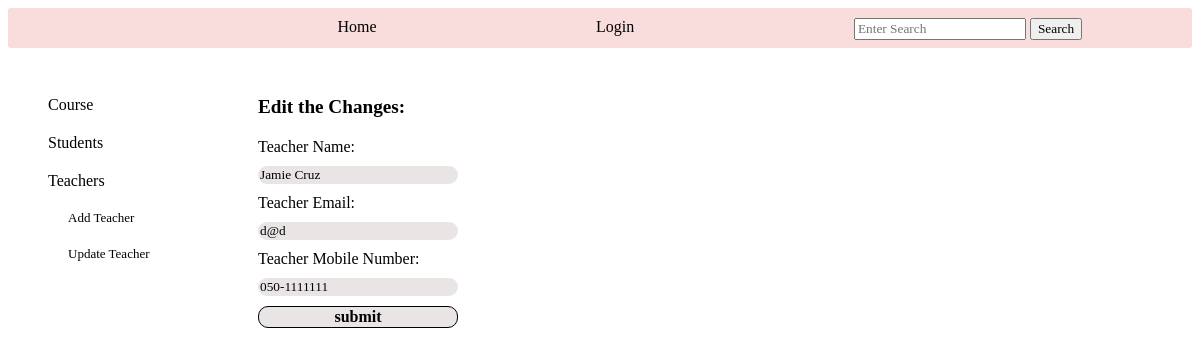
/chosen_teacher/1, run on an earlier commit of the app's database.
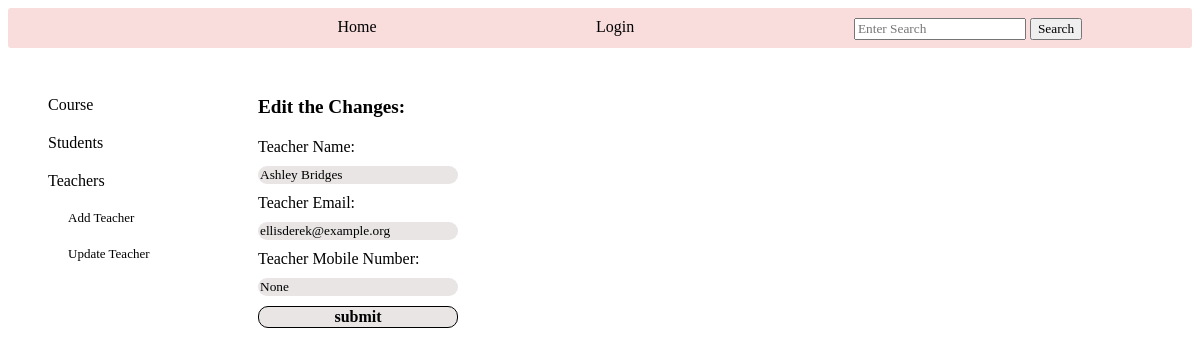
And on a later commit of the database.
### tables this page shows
CREATE TABLE teachers (
        id INTEGER PRIMARY KEY,
        name TEXT NOT NULL,
        email TEXT UNIQUE ,
        phone TEXT UNIQUE ,
        user_id INTEGER,
        FOREIGN KEY(user_id) REFERENCES new_users (id)
        );

### app.py (the view)
@app.route('/chosen_teacher/<teacher_id>', methods=['GET', 'POST'])
def chosen_teacher_update(teacher_id):
    log=check_log()
    info=info_user()
    teacher_info=crud.read_if('*',"teachers","id", teacher_id)
    teacher_object=create_teachers_objects(teacher_info)
    if request.method=='POST':
        name=request.form['name'].title()
        email=request.form['email']
        phone=request.form['phone']
        if teacher_object[0].name!=name:
                crud.update_if('teachers', 'name', f"'{name}'", 'id', teacher_id)
        if teacher_object[0].email!=email:
            try:
                crud.update_if('users', 'teacher_user', f"'{email}'", 'teacher_user', teacher_object[0].email)
                crud.update_if('teachers', 'email', f"'{email}'",'id', teacher_id)
            except:
                return render_template('update_teachers.html', log=log, info=info, teacher_dict='', title='Edit the Changes:', teacher_object=teacher_object, note="Email already exists")
        if teacher_object[0].phone!=phone:
            try:
                crud.update_if('teachers', 'phone', f"'{phone}'",'id', teacher_id)
            except:
                return render_template('update_teachers.html', log=log, info=info, teacher_dict='', title='Edit the Changes:', teacher_object=teacher_object, note="Mobile number already exists")
        return redirect(url_for('teacher_info', teacher_id=teacher_id))
    else:
        return render_template('update_teachers.html', log=log, info=info, teacher_dict='', title='Edit the Changes:' ,teacher_object=teacher_object)

### app.py (called while the page is built)
def check_log(): #check if user is loged in or not
    log_result={}
    if "name" in session:
        link='/logout'
        log='Logout'
        log_result['link']=link
        log_result['log']=log
        return log_result
    else:
        link='/login'
        log='Login'
        log_result['link']=link
        log_result['log']=log
        return log_result

### crud.py (called while the page is built)
def read_if(column, table, value, condition):
    return query(f"SELECT {column} FROM {table} WHERE {value}='{condition}'")

### functions.py (called while the page is built)
def create_teachers_objects(teachers: list):
    teachers_objects=[classes.Teacher(teacher[0], teacher[1], teacher[2], teacher[3]) for teacher in teachers]
    return teachers_objects

### setup_db.py (called while the page is built)
def query(sql):
    with sqlite3.connect('students.db') as conn:
        cur=conn.cursor()
        cur.execute(sql)
        return cur.fetchall()

### templates/update_teachers.html (shortened to what this page needs)
{% include "admin_nav_teachers.html" %}
    <div class="main_update_teacher" >
        <div class="main_chosen_teacher">
            <div class="title_chosen_teacher">{{title}}</div>
            <form class="info_chosen_teacher" action="" method="POST">
                {% for teacher in teacher_object %}
                Teacher Name: <input type="text" name="name" value="{{teacher.name}}" >
                Teacher Email: <input type="email" name="email" value="{{teacher.email}}"  title="example@example.com">
                Teacher Mobile Number: <input type="tel" name="phone" value="{{teacher.phone}}" title="example: 050-1234567"  pattern="[0-9]{3}-[0-9]{7}">
                <input id="submit" type="submit" value="submit">
                {% endfor %}
            </form>
        </div>
    </div>
</div>

What changed in the data, as far as the page shows it:
removed teachers: name "Jamie Cruz", email "d@d", phone "050-1111111"
added teachers: name "Ashley Bridges", email "ellisderek@example.org", phone "None"
